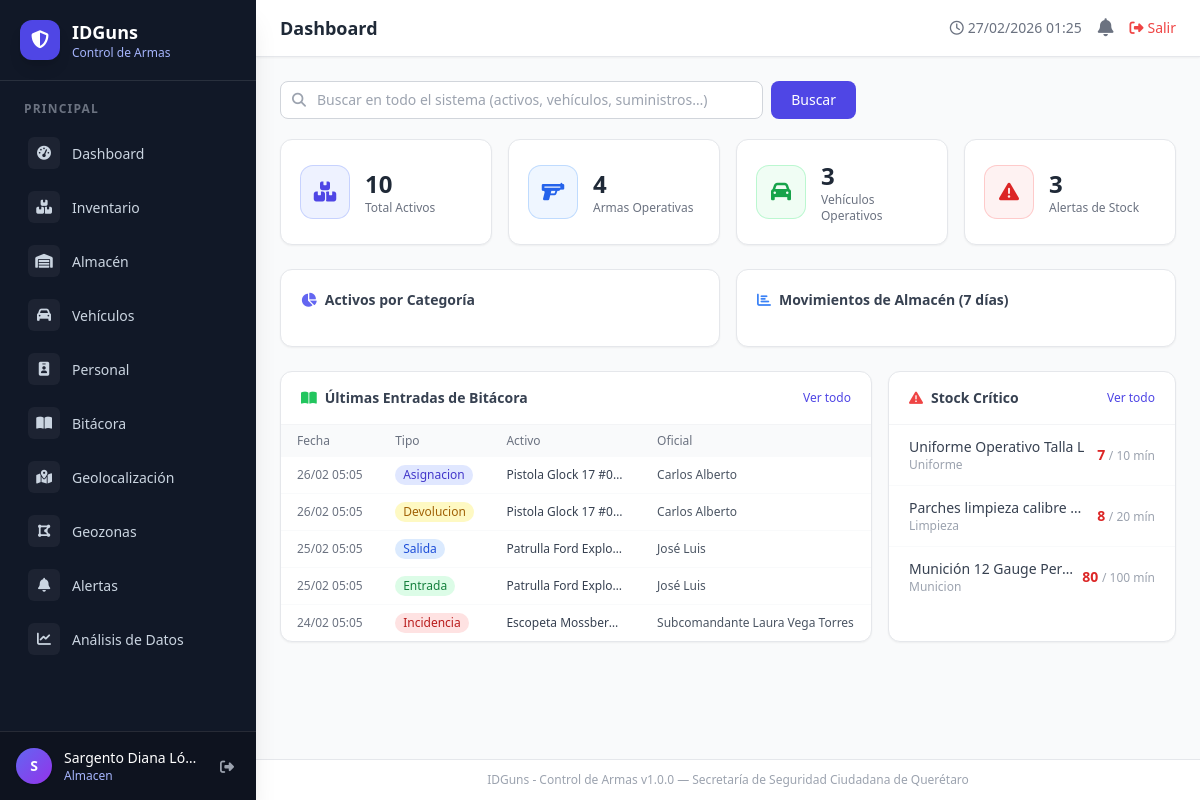
/ (signed in), run on the app's committed database.
### tables this page shows
CREATE TABLE IF NOT EXISTS `bitacora` (
    `id`              INT UNSIGNED AUTO_INCREMENT PRIMARY KEY,
    `tipo`            ENUM('entrada','salida','asignacion','devolucion','incidencia') NOT NULL,
    `activo_id`       INT UNSIGNED DEFAULT NULL,
    `activo_tipo`     VARCHAR(60)  DEFAULT NULL,
    `responsable_id`  INT UNSIGNED DEFAULT NULL,
    `oficial_id`      INT UNSIGNED DEFAULT NULL,
    `descripcion`     TEXT         DEFAULT NULL,
    `estado_anterior` VARCHAR(80)  DEFAULT NULL,
    `estado_nuevo`    VARCHAR(80)  DEFAULT NULL,
    `turno`           ENUM('matutino','vespertino','nocturno') NOT NULL DEFAULT 'matutino',
    `fecha`           DATETIME     NOT NULL DEFAULT CURRENT_TIMESTAMP,
    `created_at`      DATETIME     NOT NULL DEFAULT CURRENT_TIMESTAMP,
    FOREIGN KEY (`activo_id`)      REFERENCES `activos`(`id`)   ON DELETE SET NULL,
    FOREIGN KEY (`responsable_id`) REFERENCES `users`(`id`)     ON DELETE SET NULL,
    FOREIGN KEY (`oficial_id`)     REFERENCES `oficiales`(`id`) ON DELETE SET NULL
);

CREATE TABLE IF NOT EXISTS `activos` (
    `id`               INT UNSIGNED AUTO_INCREMENT PRIMARY KEY,
    `codigo`           VARCHAR(30)  NOT NULL UNIQUE,
    `nombre`           VARCHAR(150) NOT NULL,
    `categoria`        ENUM('arma','vehiculo','equipo_computo','equipo_oficina','bien_mueble') NOT NULL,
    `marca`            VARCHAR(80)  DEFAULT NULL,
    `modelo`           VARCHAR(80)  DEFAULT NULL,
    `serie`            VARCHAR(80)  DEFAULT NULL,
    `color`            VARCHAR(40)  DEFAULT NULL,
    `estado`           ENUM('activo','baja','mantenimiento') NOT NULL DEFAULT 'activo',
    `responsable_id`   INT UNSIGNED DEFAULT NULL,
    `ubicacion`        VARCHAR(150) DEFAULT NULL,
    `descripcion`      TEXT         DEFAULT NULL,
    `fecha_adquisicion` DATE        DEFAULT NULL,
    `valor`            DECIMAL(12,2) DEFAULT NULL,
    `imagen`           VARCHAR(255) DEFAULT NULL,
    `created_at`       DATETIME     NOT NULL DEFAULT CURRENT_TIMESTAMP,
    FOREIGN KEY (`responsable_id`) REFERENCES `users`(`id`) ON DELETE SET NULL
);

CREATE TABLE IF NOT EXISTS `oficiales` (
    `id`        INT UNSIGNED AUTO_INCREMENT PRIMARY KEY,
    `nombre`    VARCHAR(80)  NOT NULL,
    `apellidos` VARCHAR(100) NOT NULL,
    `placa`     VARCHAR(30)  NOT NULL,
    `rango`     VARCHAR(60)  NOT NULL DEFAULT 'Policía Municipal',
    `turno`     ENUM('matutino','vespertino','nocturno') NOT NULL DEFAULT 'matutino',
    `activo`    TINYINT(1)   NOT NULL DEFAULT 1,
    `created_at` DATETIME    NOT NULL DEFAULT CURRENT_TIMESTAMP
);

CREATE TABLE IF NOT EXISTS `users` (
    `id`         INT UNSIGNED AUTO_INCREMENT PRIMARY KEY,
    `nombre`     VARCHAR(120)                           NOT NULL,
    `username`   VARCHAR(60)                            NOT NULL UNIQUE,
    `email`      VARCHAR(120)                           DEFAULT NULL,
    `password`   VARCHAR(255)                           NOT NULL,
    `rol`        ENUM('superadmin','admin','almacen','bitacora') NOT NULL DEFAULT 'bitacora',
    `activo`     TINYINT(1) UNSIGNED                   NOT NULL DEFAULT 1,
    `created_at` DATETIME                               NOT NULL DEFAULT CURRENT_TIMESTAMP
);

CREATE TABLE IF NOT EXISTS `suministros` (
    `id`              INT UNSIGNED AUTO_INCREMENT PRIMARY KEY,
    `nombre`          VARCHAR(150) NOT NULL,
    `categoria`       ENUM('limpieza','papeleria','uniforme','municion','herramienta','otro') NOT NULL DEFAULT 'otro',
    `unidad`          VARCHAR(30)  NOT NULL DEFAULT 'pieza',
    `stock_actual`    INT          NOT NULL DEFAULT 0,
    `stock_minimo`    INT          NOT NULL DEFAULT 10,
    `stock_maximo`    INT          NOT NULL DEFAULT 100,
    `ubicacion`       VARCHAR(150) DEFAULT NULL,
    `proveedor`       VARCHAR(120) DEFAULT NULL,
    `precio_unitario` DECIMAL(10,2) DEFAULT NULL,
    `created_at`      DATETIME     NOT NULL DEFAULT CURRENT_TIMESTAMP
);

### app/views/dashboard/index.php (the view, shortened to what the rows shown need)
<div class="grid grid-cols-1 lg:grid-cols-3 gap-4">
    <div class="lg:col-span-2 bg-white rounded-xl shadow-sm border border-gray-200">
        <div class="overflow-x-auto">
            <table class="w-full text-xs">
                <thead class="bg-gray-50">
                    <tr>
                        <th class="text-left px-4 py-2 text-gray-500 font-medium">Fecha</th>
                        <th class="text-left px-4 py-2 text-gray-500 font-medium">Tipo</th>
                        <th class="text-left px-4 py-2 text-gray-500 font-medium">Activo</th>
                        <th class="text-left px-4 py-2 text-gray-500 font-medium">Oficial</th>
                    </tr>
                </thead>
                <tbody class="divide-y divide-gray-50">
                <?php if (empty($recentBitacora)): ?>
                <tr><td colspan="4" class="text-center py-8 text-gray-400">Sin entradas aún</td></tr>
                <?php else: ?>
                <?php foreach ($recentBitacora as $entry):
                    $tipoColors = ['entrada'=>'green','salida'=>'blue','asignacion'=>'indigo','devolucion'=>'yellow','incidencia'=>'red'];
                    $col = $tipoColors[$entry['tipo']] ?? 'gray';
                ?>
                <tr class="hover:bg-gray-50">
                    <td class="px-4 py-2 text-gray-500"><?= date('d/m H:i', strtotime($entry['fecha'])) ?></td>
                    <td class="px-4 py-2">
                        <span class="inline-block px-2 py-0.5 rounded-full text-xs font-medium bg-<?= $col ?>-100 text-<?= $col ?>-700">
                            <?= htmlspecialchars(ucfirst($entry['tipo']), ENT_QUOTES, 'UTF-8') ?>
                        </span>
                    </td>
                    <td class="px-4 py-2 text-gray-700 font-medium truncate max-w-[150px]"><?= htmlspecialchars($entry['activo_nombre'] ?? '—', ENT_QUOTES, 'UTF-8') ?></td>
                    <td class="px-4 py-2 text-gray-600"><?= htmlspecialchars($entry['oficial_nombre'] ?? $entry['responsable_nombre'] ?? '—', ENT_QUOTES, 'UTF-8') ?></td>
                </tr>
                <?php endforeach; ?>
                <?php endif; ?>
                </tbody>
            </table>
        </div>
    </div>
    <div class="bg-white rounded-xl shadow-sm border border-gray-200">
        <?php if (empty($lowStock)): ?>
        <div class="py-8 text-center text-sm text-green-600">
            <i class="fa-solid fa-circle-check text-2xl mb-2 block"></i>Sin alertas de stock
        </div>
        <?php else: ?>
        <ul class="divide-y divide-gray-50 text-sm">
        <?php foreach (array_slice($lowStock, 0, 6) as $s): ?>
            <li class="px-5 py-3 flex items-center justify-between hover:bg-gray-50">
                <div class="min-w-0">
                    <p class="font-medium text-gray-700 truncate"><?= htmlspecialchars($s['nombre'], ENT_QUOTES, 'UTF-8') ?></p>
                    <p class="text-xs text-gray-400"><?= htmlspecialchars(ucfirst($s['categoria']), ENT_QUOTES, 'UTF-8') ?></p>
                </div>
                <div class="text-right ml-2 flex-shrink-0">
                    <span class="text-red-600 font-bold"><?= $s['stock_actual'] ?></span>
                    <span class="text-gray-400 text-xs"> / <?= $s['stock_minimo'] ?> mín</span>
                </div>
            </li>
        <?php endforeach; ?>
        </ul>
        <?php endif; ?>
    </div>
</div>

### data on the page
bitacora: fecha "26/02 05:05", tipo "Asignacion", activo.nombre "Pistola Glock 17 #001", oficial.nombre "Carlos Alberto"
bitacora: fecha "26/02 05:05", tipo "Devolucion", activo.nombre "Pistola Glock 17 #001", oficial.nombre "Carlos Alberto"
bitacora: fecha "25/02 05:05", tipo "Salida", activo.nombre "Patrulla Ford Explo…", oficial.nombre "José Luis"
bitacora: fecha "25/02 05:05", tipo "Entrada", activo.nombre "Patrulla Ford Explo…", oficial.nombre "José Luis"
bitacora: fecha "24/02 05:05", tipo "Incidencia", activo.nombre "Escopeta Mossber…", responsable.nombre "Subcomandante Laura Vega Torres"
suministros: nombre "Uniforme Operativo Talla L", categoria "Uniforme", stock_actual "7", stock_minimo "10"
suministros: nombre "Parches limpieza calibre…", categoria "Limpieza", stock_actual "8", stock_minimo "20"
suministros: nombre "Munición 12 Gauge Per…", categoria "Municion", stock_actual "80", stock_minimo "100"

### other printed values
$label "Dashboard Inventario Almacén Vehículos Personal Bitácora Geolocalización Geozonas Alertas Análisis de Datos"
substr($_SESSION['user_name'] ?? 'U', 0, 1) "S"
$_SESSION['user_name'] "Sargento Diana Ló…"
$_SESSION['user_role'] "Almacen"
$title "Dashboard"
$c['value'] "10"
$c['label'] "Total Activos"
$c['value'] "4"
$c['label'] "Armas Operativas"
$c['value'] "3"
$c['label'] "Vehículos Operativos"
$c['label'] "Alertas de Stock"
APP_NAME "IDGuns - Control de Armas"
APP_VERSION "1.0.0"
